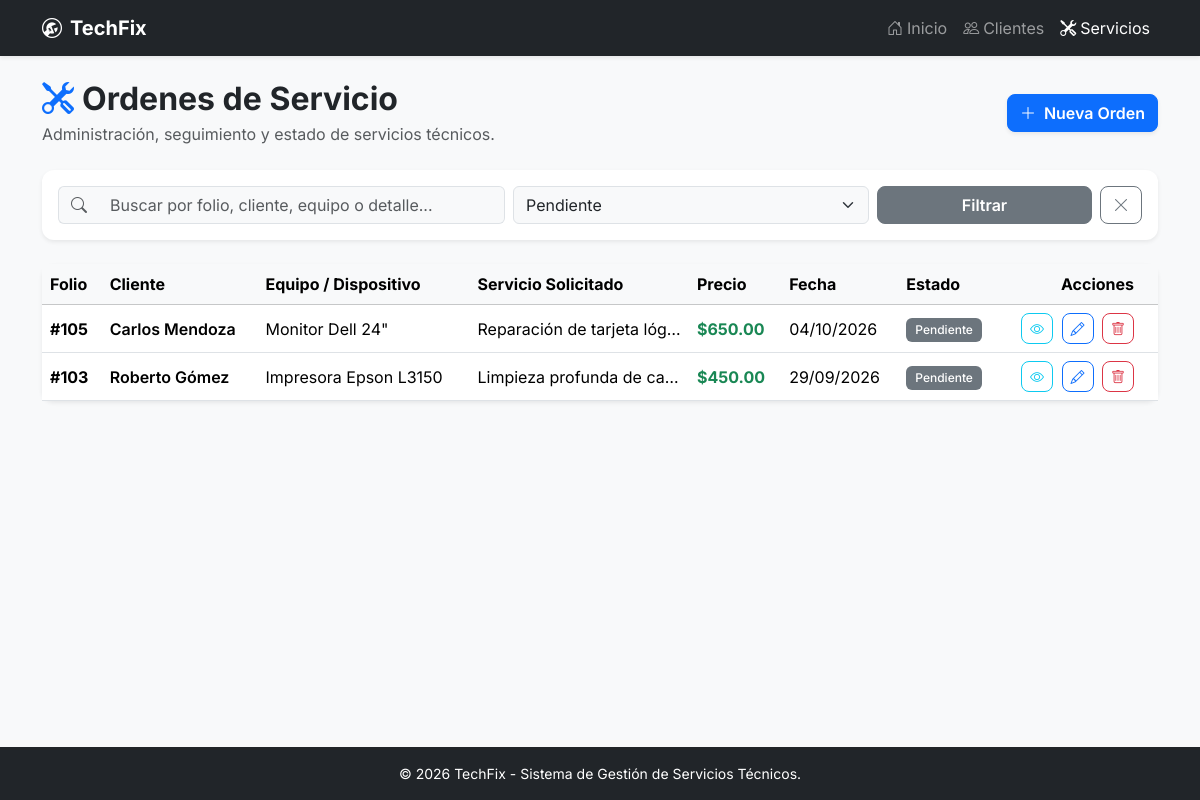
/servicios.php?estado=Pendiente, run on the app's committed database.
### tables this page shows
CREATE TABLE IF NOT EXISTS `servicios` (
  `id` INT AUTO_INCREMENT PRIMARY KEY,
  `cliente_id` INT NOT NULL,
  `equipo` VARCHAR(150) NOT NULL,
  `servicio` TEXT NOT NULL,
  `precio` DECIMAL(10,2) NOT NULL DEFAULT 0.00,
  `estado` ENUM('Pendiente', 'En proceso', 'Completado', 'Cancelado') NOT NULL DEFAULT 'Pendiente',
  `fecha_ingreso` DATE NOT NULL,
  `created_at` TIMESTAMP DEFAULT CURRENT_TIMESTAMP,
  CONSTRAINT `fk_servicios_cliente` FOREIGN KEY (`cliente_id`) REFERENCES `clientes` (`id`) ON DELETE CASCADE ON UPDATE CASCADE
);

CREATE TABLE IF NOT EXISTS `clientes` (
  `id` INT AUTO_INCREMENT PRIMARY KEY,
  `nombre` VARCHAR(100) NOT NULL,
  `email` VARCHAR(100) NOT NULL,
  `telefono` VARCHAR(20) NOT NULL,
  `ciudad` VARCHAR(100) NOT NULL,
  `created_at` TIMESTAMP DEFAULT CURRENT_TIMESTAMP
);

### servicios.php (the view, shortened to what this page needs)
<?php
require_once 'includes/db.php';
$filterEstado = trim($_GET['estado'] ?? '');
$search       = trim($_GET['search'] ?? '');
$servicios    = [];
$listaClientes= [];
if ($pdo) {
    try {
        $stmtC = $pdo->query("SELECT id, nombre FROM clientes ORDER BY nombre ASC");
        $listaClientes = $stmtC->fetchAll();
        $sql = "
            SELECT s.*, c.nombre AS cliente_nombre, c.email AS cliente_email, c.telefono AS cliente_telefono
            FROM servicios s
            JOIN clientes c ON s.cliente_id = c.id
            WHERE 1=1
        ";
        $params = [];
        if (!empty($filterEstado)) {
            $sql .= " AND s.estado = ?";
            $params[] = $filterEstado;
        }
        $sql .= " ORDER BY s.id DESC";
        $stmt = $pdo->prepare($sql);
        $stmt->execute($params);
        $servicios = $stmt->fetchAll();
    } catch (PDOException $e) {
        $dbErrorMsg = $e->getMessage();
    }
}
function getBadgeClass($estado) {
    switch ($estado) {
        case 'Pendiente':
            return 'bg-secondary';
    }
}
require_once 'includes/header.php';
require_once 'includes/navbar.php';
?>
<div class="container my-4">
    <div class="d-flex flex-column flex-md-row justify-content-between align-items-md-center mb-4 gap-3">
        <div>
            <h2 class="fw-bold mb-1"><i class="bi bi-tools me-2 text-primary"></i>Ordenes de Servicio</h2>
            <p class="text-muted mb-0">Administración, seguimiento y estado de servicios técnicos.</p>
        </div>
        <button class="btn btn-primary shadow-sm fw-semibold" data-bs-toggle="modal" data-bs-target="#modalCrearServicio" <?php echo (empty($listaClientes) || !$pdo) ? 'disabled' : ''; ?>>
            <i class="bi bi-plus-lg me-2"></i>Nueva Orden
        </button>
    </div>
    <div class="card border-0 shadow-sm mb-4">
        <div class="card-body p-3">
            <form method="GET" action="servicios.php" class="row g-2 align-items-center">
                <div class="col-md-5 col-12">
                    <div class="input-group">
                        <span class="input-group-text bg-light border-end-0"><i class="bi bi-search text-muted"></i></span>
                        <input type="text" name="search" class="form-control bg-light border-start-0" placeholder="Buscar por folio, cliente, equipo o detalle..." value="<?php echo htmlspecialchars($search); ?>">
                    </div>
                </div>
                <div class="col-md-4 col-12">
                    <select name="estado" class="form-select bg-light" onchange="this.form.submit()">
                        <option value="Pendiente" <?php echo $filterEstado === 'Pendiente' ? 'selected' : ''; ?>>Pendiente</option>
                    </select>
                </div>
                <div class="col-md-3 col-12 d-flex gap-2">
                    <button type="submit" class="btn btn-secondary w-100 fw-semibold">Filtrar</button>
                    <?php if (!empty($search) || !empty($filterEstado)): ?>
                        <a href="servicios.php" class="btn btn-outline-secondary" title="Limpiar filtros"><i class="bi bi-x-lg"></i></a>
                    <?php endif; ?>
                </div>
            </form>
        </div>
    </div>
    <div class="card border-0 shadow-sm">
        <div class="card-body p-0">
            <div class="table-responsive">
                <table class="table table-hover align-middle mb-0">
                    <thead class="table-light">
                        <tr>
                            <th>Folio</th>
                            <th>Cliente</th>
                            <th>Equipo / Dispositivo</th>
                            <th>Servicio Solicitado</th>
                            <th>Precio</th>
                            <th>Fecha</th>
                            <th>Estado</th>
                            <th class="text-end pe-4">Acciones</th>
                        </tr>
                    </thead>
                    <tbody>
                        <?php if (!empty($servicios)): ?>
                            <?php foreach ($servicios as $srv): ?>
                                <tr>
                                    <td class="fw-bold">#<?php echo $srv['id']; ?></td>
                                    <td class="fw-semibold"><?php echo htmlspecialchars($srv['cliente_nombre']); ?></td>
                                    <td><?php echo htmlspecialchars($srv['equipo']); ?></td>
                                    <td class="text-truncate" style="max-width: 200px;"><?php echo htmlspecialchars($srv['servicio']); ?></td>
                                    <td class="fw-bold text-success">$<?php echo number_format($srv['precio'], 2); ?></td>
                                    <td><?php echo date('d/m/Y', strtotime($srv['fecha_ingreso'])); ?></td>
                                    <td>
                                        <span class="badge <?php echo getBadgeClass($srv['estado']); ?>">
                                            <?php echo htmlspecialchars($srv['estado']); ?>
                                        </span>
                                    </td>
                                    <td class="text-end pe-4">
                                        <button
                                            class="btn btn-sm btn-outline-info me-1 btn-ver-servicio"
                                            data-bs-toggle="modal"
                                            data-bs-target="#modalVerServicio"
                                            data-id="<?php echo $srv['id']; ?>"
                                            data-cliente="<?php echo htmlspecialchars($srv['cliente_nombre']); ?>"
                                            data-email="<?php echo htmlspecialchars($srv['cliente_email']); ?>"
                                            data-telefono="<?php echo htmlspecialchars($srv['cliente_telefono']); ?>"
                                            data-equipo="<?php echo htmlspecialchars($srv['equipo']); ?>"
                                            data-servicio="<?php echo htmlspecialchars($srv['servicio']); ?>"
                                            data-precio="$<?php echo number_format($srv['precio'], 2); ?>"
                                            data-fecha="<?php echo date('d/m/Y', strtotime($srv['fecha_ingreso'])); ?>"
                                            data-estado="<?php echo htmlspecialchars($srv['estado']); ?>"
                                            title="Ver detalle">
                                            <i class="bi bi-eye"></i>
                                        </button>
                                        <button
                                            class="btn btn-sm btn-outline-primary me-1 btn-edit-servicio"
                                            data-bs-toggle="modal"
                                            data-bs-target="#modalEditarServicio"
                                            data-id="<?php echo $srv['id']; ?>"
                                            data-cliente_id="<?php echo $srv['cliente_id']; ?>"
                                            data-equipo="<?php echo htmlspecialchars($srv['equipo']); ?>"
                                            data-servicio="<?php echo htmlspecialchars($srv['servicio']); ?>"
                                            data-precio="<?php echo $srv['precio']; ?>"
                                            data-estado="<?php echo htmlspecialchars($srv['estado']); ?>"
                                            data-fecha="<?php echo $srv['fecha_ingreso']; ?>"
                                            title="Editar orden">
                                            <i class="bi bi-pencil"></i>
                                        </button>
                                        <button
                                            class="btn btn-sm btn-outline-danger btn-delete-servicio"
                                            data-bs-toggle="modal"
                                            data-bs-target="#modalEliminarServicio"
                                            data-id="<?php echo $srv['id']; ?>"
                                            title="Eliminar orden">
                                            <i class="bi bi-trash"></i>
                                        </button>
                                    </td>
                                </tr>
                            <?php endforeach; ?>
                        <?php endif; ?>
                    </tbody>
                </table>
            </div>
        </div>
    </div>
</div>
<?php
require_once 'includes/footer.php';
?>

### includes/header.php (style rules this page uses)
body { font-family: 'Inter', sans-serif; }
.card { border-radius: 12px; }
.btn { border-radius: 8px; }
.badge { font-weight: 500; padding: 0.5em 0.75em; }

### data on the page
servicios: id "105", cliente.nombre "Carlos Mendoza", equipo "Monitor Dell 24\"", servicio "Reparación de tarjeta ló…", precio "650.00", fecha_ingreso "04/10/2026", estado "Pendiente"
servicios: id "103", cliente.nombre "Roberto Gómez", equipo "Impresora Epson L3150", servicio "Limpieza profunda de ca…", precio "450.00", fecha_ingreso "29/09/2026", estado "Pendiente"
